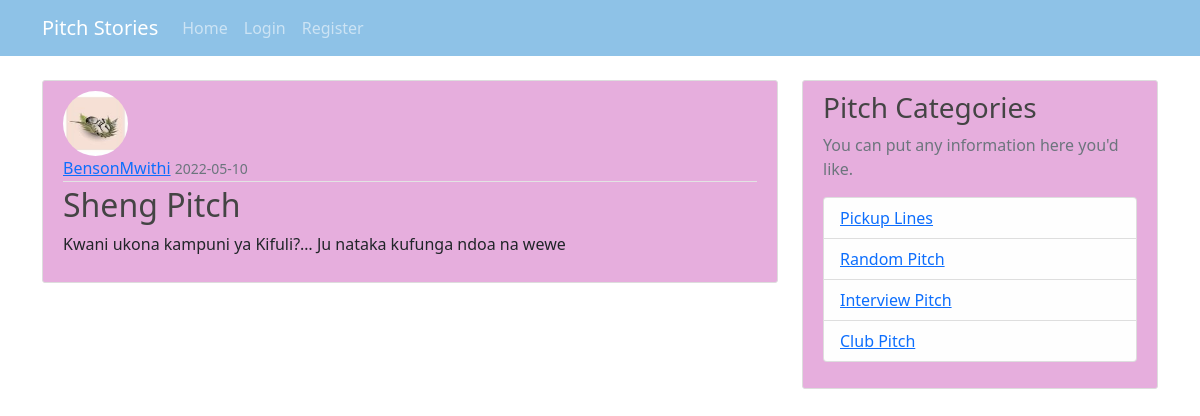
/post/6, run on the app's committed database.
### app/models.py (models this page shows, shortened)
class User(db.Model, UserMixin):
    id = db.Column(db.Integer, primary_key= True)
    username = db.Column(db.String(20), unique= True,nullable= False )
    email = db.Column(db.String(120), unique = True, nullable = False)
    image_file = db.Column(db.String(20),nullable= False, default = 'default.jpg')
    password = db.Column(db.String(60), nullable = False)
    posts = db.relationship('Post', backref= 'author', lazy= True)

class Post(db.Model):
    id = db.Column(db.Integer, primary_key=True)
    title = db.Column(db.String(100), nullable=False)
    date_posted = db.Column(db.DateTime, nullable=False, default=datetime.utcnow)
    content = db.Column(db.Text, nullable=False)
    user_id = db.Column(db.Integer, db.ForeignKey('user.id'), nullable=False)

### app/views.py (the view)
@app.route('/post/<int:post_id>')
def post(post_id):
    post = Post.query.get_or_404(post_id)
    return render_template('post.html', title=post.title, post=post)

### app/templates/post.html (shortened to what this page needs)
{% extends 'base.html'%}
{%block content%}
<article class="media content-section">
    <img class="rounded-circle article-img" src="{{ url_for('static', filename='profile_pics/' + post.author.image_file) }}">
    <div class="media-body">
      <div class="article-metadata">
        <a class="mr-2" href="#">{{ post.author.username }}</a>
        <small class="text-muted">{{ post.date_posted.strftime('%Y-%m-%d') }}</small>
      </div>
      <h2 class="article-title">{{ post.title }}</h2>
      <p class="article-content">{{ post.content }}</p>
    </div>
  </article>
{% endblock content %}

### app/static/css/index.css (style rules this page uses)
body { background: #a2ccc8; color: #333333; margin-top: 5rem; }
h1, h2, h3, h4, h5, h6 { color: #444444; }
.content-section { background: #e6aedd; padding: 10px 20px; border: 1px solid #dddddd; border-radius: 3px; margin-bottom: 20px; }
.article-title { color: #444444; }
.article-content { white-space: pre-line; }
.article-img { height: 65px; width: 65px; margin-right: 16px; }
.article-metadata { padding-bottom: 1px; margin-bottom: 4px; border-bottom: 1px solid #e3e3e3 }

### data on the page
User: image_file (picture), author.username "BensonMwithi"
Post: date_posted "2022-05-10", title "Sheng Pitch", content "Kwani ukona kampuni ya Kifuli?… Ju nataka kufunga ndoa na wewe"
